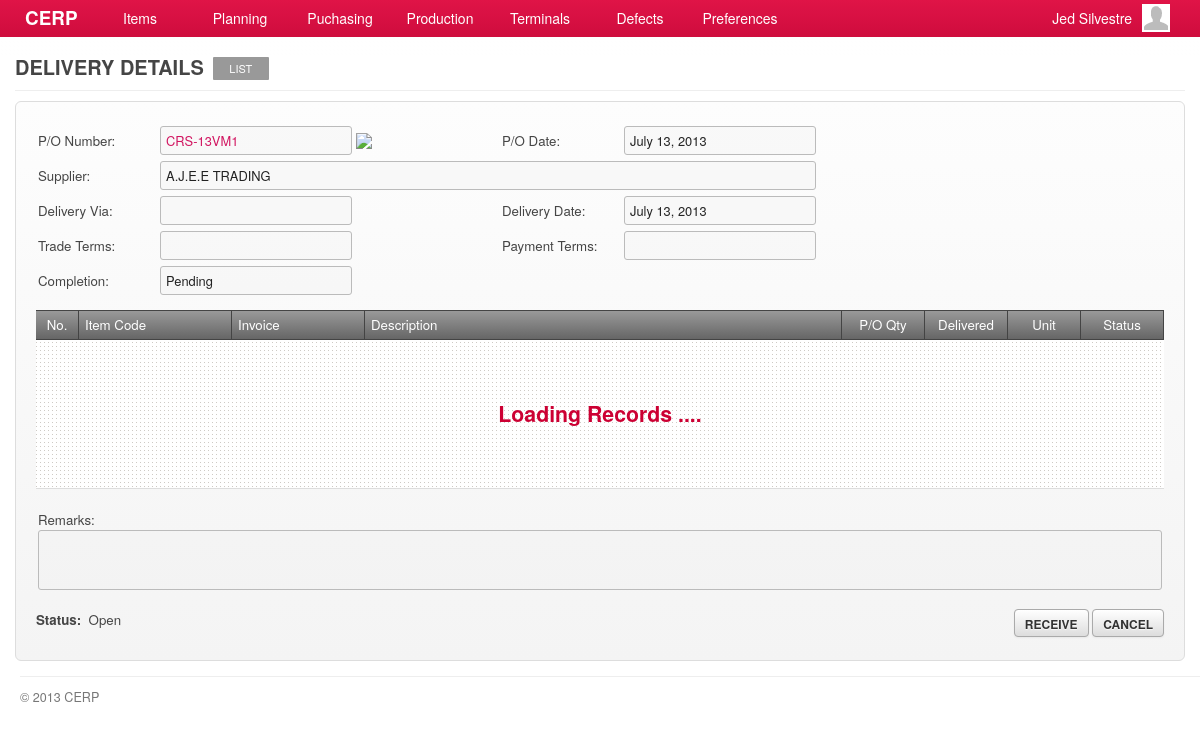
/account/deliveries-show.php?id=2 (signed in), run on the app's committed database.
### tables this page shows
CREATE TABLE `capabilities` (
  `id` int(11) NOT NULL AUTO_INCREMENT,
  `title` varchar(45) DEFAULT NULL,
  `name` varchar(45) DEFAULT NULL,
  `capability` varchar(45) DEFAULT NULL,
  `url` varchar(45) DEFAULT NULL,
  `parent` int(11) DEFAULT NULL,
  PRIMARY KEY (`id`)
);

CREATE TABLE `deliveries` (
  `id` bigint(20) NOT NULL AUTO_INCREMENT,
  `purchase_id` int(11) DEFAULT NULL,
  `delivery_via` varchar(80) DEFAULT NULL,
  `delivery_date` date DEFAULT NULL,
  `remarks` varchar(180) DEFAULT NULL,
  `status` int(4) DEFAULT '135',
  `completion_status` int(11) DEFAULT NULL,
  `updated_at` datetime DEFAULT NULL,
  `created_at` datetime DEFAULT NULL,
  PRIMARY KEY (`id`)
);

CREATE TABLE `purchases` (
  `id` bigint(20) NOT NULL AUTO_INCREMENT,
  `supplier_id` int(11) DEFAULT NULL,
  `po_number` varchar(45) DEFAULT NULL,
  `po_date` date DEFAULT NULL,
  `payment_terms` varchar(80) DEFAULT NULL,
  `terms` varchar(80) DEFAULT NULL,
  `delivery_via` varchar(80) DEFAULT NULL,
  `delivery_date` date DEFAULT NULL,
  `total_amount` decimal(10,2) DEFAULT NULL,
  `remarks` varchar(180) DEFAULT NULL,
  `status` int(3) DEFAULT '9',
  `completion_status` int(11) DEFAULT NULL,
  `created_by` int(11) DEFAULT NULL,
  `created_at` datetime DEFAULT NULL,
  `checked_by` int(11) DEFAULT NULL,
  `checked_at` datetime DEFAULT NULL,
  `approved_by` int(11) DEFAULT NULL,
  `approved_at` datetime DEFAULT NULL,
  `updated_at` datetime DEFAULT NULL,
  PRIMARY KEY (`id`)
);

CREATE TABLE `suppliers` (
  `id` int(11) NOT NULL AUTO_INCREMENT,
  `supplier_code` varchar(45) DEFAULT NULL,
  `name` varchar(100) DEFAULT NULL,
  `address` varchar(100) DEFAULT NULL,
  `country` int(11) DEFAULT NULL,
  `representative` varchar(100) DEFAULT NULL,
  `contact_no1` varchar(45) DEFAULT NULL,
  `contact_no2` varchar(45) DEFAULT NULL,
  `fax_no` varchar(45) DEFAULT NULL,
  `email` varchar(45) DEFAULT NULL,
  `supplier_type` int(11) DEFAULT NULL,
  `product_service` int(11) DEFAULT NULL,
  `term_of_payment` int(11) DEFAULT NULL,
  `description` tinytext,
  `created_at` timestamp NULL DEFAULT NULL,
  `updated_at` timestamp NULL DEFAULT NULL,
  PRIMARY KEY (`id`)
);

CREATE TABLE `lookup_status` (
  `id` int(11) NOT NULL AUTO_INCREMENT,
  `code` varchar(7) DEFAULT NULL,
  `description` varchar(45) DEFAULT NULL,
  `parent` varchar(6) DEFAULT NULL,
  `created_at` timestamp NULL DEFAULT NULL,
  `updated_at` timestamp NULL DEFAULT NULL,
  PRIMARY KEY (`id`)
);

### include/general.class.php (called while the page is built, shortened)
<?php
require('database.class.php');
require('capabilities.class.php');
require('posts.class.php');
require('query.class.php');
require('role.class.php');
$HostAccount	= "account";
$DB				= new MySQL;
  $Host			= "cerp";
  $HostAccount	= "/".$Host."/".$HostAccount;
  $DB->database	= "cerpdb";
  $DB->username	= "cerpuser";
  $DB->password	= "cerpuser";
  $DB->hostname	= "localhost";
$Capabilities	= new Capabilities($DB);
$Query			= new Query($DB);
$Signed			= $_SESSION['user'];
$Role		= new Role($DB, $Signed['id']);
require('functions.php');
?>

### include/role.class.php (called while the page is built, shortened)
<?php
class Role
{
	private $DB;
	private $user_id;
	function Role($db, $uid) {
  	$this->DB = $db;
		$this->user_id = $uid;
  }
	function isCapableByName($cap_name) {
		foreach ($this->getUserRoles() as $user_role) {
			$result = $this->DB->Find('role_capabilities', array(
						  			'columns' 		=> 'role_capabilities.*',
						  			'joins' => 'INNER JOIN capabilities ON capabilities.id = role_capabilities.capability_id',
						  	    'conditions' 	=> 'capabilities.capability="'. $cap_name .'" AND role_id='. $user_role['role_id']));
			if(isset($result)) {
				return TRUE;
			}
		}
	}
	function getUserRoles() {
		$result = $this->DB->Get('user_roles', array(
						  			'columns' 		=> 'user_roles.role_id, roles.name',
						  			'joins' => 'INNER JOIN roles ON roles.id = user_roles.role_id',
						  	    'conditions' 	=> 'user_roles.user_id='. $this->user_id));
		if(isset($result)) {
			return $result;
		}
	}
}

### include/database.class.php (called while the page is built, shortened)
<?php
class MySQL {
  public $username	= "cerpuser";
  public $password	= "cerpuser";
  public $hostname	= "localhost";
  public function Connect() {
    $conn = mysql_connect($this->hostname, $this->username, $this->password) or die("<br/><span class='notice'><p class='error'><strong>ERROR!</strong> Unable to connect to MySQL! </p></span>");
    return $conn;
  }
  public function Query($sql) {
  	$conn = $this->Connect();
    $result = mysql_query($sql, $conn);
	return $result;
  }
	function Find($table, $args='') {
  	if (isset($args)) {
  	  $args['columns'] = (isset($args['columns']) ? $args['columns'] : '*');
  	  $args['joins'] = (isset($args['joins']) ? $args['joins'] : '');
	 	 	$args['conditions'] = ($args['conditions'] == '' ? '' : 'where '.$args['conditions']);
		}
		$sql = "SELECT ".$args['columns']." FROM ".$table." ".$args['joins']." ".$args['conditions'];
		$row = $this->IsEmpty($this->Query($sql));
		return mysql_fetch_array($row);
  }
  function Get($table, $args='') {
  	if (isset($args)) {
  	  $args['columns'] = (isset($args['columns']) ? $args['columns'] : '*');
  	  $args['joins'] = (isset($args['joins']) ? $args['joins'] : '');
		  $args['conditions'] = ($args['conditions'] == '' ? '' : 'WHERE '.$args['conditions']);
  	  $args['order'] = (isset($args['order']) ? ' ORDER BY '.$args['order'] : '');
  	  $args['limit'] = (isset($args['limit']) ? ' LIMIT '.$args['limit'] : '');
  	  $args['group'] = (isset($args['group']) ? ' GROUP BY '.$args['group'] : '');
		}
		$data = array();
		$sql = "SELECT ".$args['columns']." FROM ".$table." ".$args['joins']." ".$args['conditions']." ".$args['group']." ".$args['order']." ".$args['limit'];
		$result = $this->IsEmpty($this->Query($sql));
		if(!empty($result)) {
	      while ($row = mysql_fetch_array($result)) {
	        $data[] = $row;
	      }
		}
		return $data;
  }
	function Fetch($table, $args='') {
  	if (isset($args)) {
  	  $args['columns'] = (isset($args['columns']) ? $args['columns'] : '*');
  	  $args['joins'] = (isset($args['joins']) ? $args['joins'] : '');
			$args['conditions'] = (isset($args['conditions']) && $args['conditions'] != '') ? ' WHERE '.$args['conditions'] : '';
			$args['order'] = (isset($args['order']) ? ' ORDER BY '.$args['order'] : '');
			$args['limit'] = (isset($args['limit']) ? ' LIMIT '.$args['limit'] : '');
			$args['group'] = (isset($args['group']) ? ' GROUP BY '.$args['group'] : '');
    }
	$data = array();
    $sql = "SELECT ".$args['columns'];
    $sql .= " FROM ".$table." ".$args['joins'];
    $sql .= $args['conditions'];
    $sql .= $args['group'];
    $sql .= $args['order'];
    $sql .= $args['limit'];
	$result = $this->IsEmpty($this->Query($sql));
	if(!empty($result)) {
      while ($row = mysql_fetch_array($result, MYSQL_ASSOC)) {
        $data[] = $row;
      }
	}
	return $data;
  }
  private function IsEmpty($result) {
    if(mysql_num_rows($result) > 0) return $result;
    return null;
  }
}

### include/capabilities.class.php (called while the page is built, shortened)
<?php
class Capabilities {
  private $DB;
	public $All;
	function Capabilities($db) {
		$this->DB = $db;
		$this->GetCapabilities();
	}
  function GetTitle() {
    global $capability_key;
	return $this->All[$capability_key]['title'];
  }
	function GetCapabilities() {
		$capabilities = $this->DB->Get('capabilities', array(
					  			'columns' 		=> 'id, capability, title, name, parent, url',
					  	    'conditions' 	=> 'parent IS NOT null ORDER BY parent'));
		$all = array();
		foreach ($capabilities as $cap) {
			$all[$cap['capability']] = array('title' => $cap['title'],'name' => $cap['name'], 'url' => $cap['url'], 'parent' => $cap['parent']);
		}
		$this->All = $all;
	}
}

### include/query.class.php (called while the page is built, shortened)
<?php
class Query {
  private $DB;
  function Query($db) {
  	$this->DB = $db;
  }
  function delivery_by_id($id) {
  	$query = $this->DB->Fetch('deliveries', array(
               'columns'  => 'deliveries.id, purchases.id AS pid, purchases.po_number, suppliers.id AS supplier_id, suppliers.name AS supplier_name,
                              deliveries.delivery_date, deliveries.delivery_via, purchases.terms, purchases.payment_terms,
                              purchases.total_amount, deliveries.remarks, lookup_status.description AS status, lookup_status1.description AS completion_status,
                              purchases.po_date, deliveries.status AS status_id',
               'joins' => 'INNER JOIN purchases ON purchases.id = deliveries.purchase_id
               						 INNER JOIN suppliers ON suppliers.id = purchases.supplier_id
                           INNER JOIN lookup_status ON lookup_status.id = deliveries.status
                           INNER JOIN lookup_status AS lookup_status1 ON lookup_status1.id = deliveries.completion_status',
               'conditions' => 'deliveries.id = '. $id)
             );
		if(!empty($query)) return $query[0];
		return null;
  }
}

### account/deliveries-show.php (the view, shortened to what this page needs)
<?php
  $capability_key = 'show_deliveries';
  require('header.php');
	$allowed = $Role->isCapableByName($capability_key);
	if(!$allowed) {
		require('inaccessible.php');
	}else{
  	$delivery = $Query->delivery_by_id($_GET['id']);
?>
      <div id="page">
        <div id="page-title">
          <h2>
            <span class="title"><?php echo $Capabilities->GetTitle(); ?></span>
			      <?php
						  echo '<a href="'.$Capabilities->All['deliveries']['url'].'" class="nav">'.$Capabilities->All['deliveries']['name'].'</a>';
						?>
          </h2>
        </div>
        <div id="content">
          <form id="delivery-form" action="<?php host($Capabilities->GetUrl()) ?>" method="POST" class="form-container">
             <div>
             	<table>
                   <tr>
                      <td width="120">P/O Number:</td><td width="340"><input type="text" value="<?php echo $delivery['po_number']; ?>" class="text-field magenta" disabled/>
                      	<?php echo $linkto = (isset($delivery['pid'])) ? link_to('purchases-show.php?id='.$delivery['pid']) : '' ?>
                      </td>
                      <td width="120">P/O Date:</td><td width="340"><input type="text" value="<?php echo date("F d, Y", strtotime($delivery['po_date'])); ?>" class="text-field" disabled/>
                   </tr>
                   <tr>
                      <td>Supplier:</td>
                      <td colspan="99">
                        <input type="text" value="<?php echo $delivery['supplier_name']; ?>" class="text-field" style="width:644px;" disabled/>
                      </td>
                   </tr>
                   <tr>
                      <td>Delivery Via:</td><td><input type="text" value="<?php echo $delivery['delivery_via']; ?>" class="text-field" disabled/></td>
                      <td>Delivery Date:</td><td><input type="text" value="<?php echo date("F d, Y", strtotime($delivery['delivery_date'])) ?>" class="text-field text-date" disabled/></td>
                   </tr>
                   <tr>
                      <td>Trade Terms:</td><td><input type="text" value="<?php echo $delivery['terms']; ?>" class="text-field" disabled/></td>
                      <td>Payment Terms:</td><td><input type="text" value="<?php echo $delivery['payment_terms']; ?>" class="text-field" disabled/></td>
                   </tr>
                   <tr>
                      <td>Completion:</td><td><input type="text" value="<?php echo $delivery['completion_status']; ?>" class="text-field" disabled/></td>
                      <td></td><td></td>
                   </tr>
                   <tr><td height="5" colspan="99"></td></tr>
                </table>
             </div>
             <div id="grid-delivery-materials" class="grid jq-grid" style="min-height:146px;">
               <table cellspacing="0" cellpadding="0">
                 <thead>
                   <tr>
                     <td width="30" class="border-right text-center">No.</td>
                     <td width="140" class="border-right">Item Code</td>
                     <td width="120" class="border-right">Invoice</td>
                     <td class="border-right">Description</td>
                     <td width="70" class="border-right text-center">P/O Qty</td>
                     <td width="70" class="border-right text-center">Delivered</td>
                     <td width="60" class="border-right text-center">Unit</td>
                     <td width="70" class="border-right text-center">Status</td>
                   </tr>
                 </thead>
                 <tbody id="delivery-materials"></tbody>
               </table>
             </div>
             <div>
             	<table width="100%">
                   <tr><td height="5" colspan="99"></td></tr>
                   <tr>
                      <td></td>
                      <td align="right"></td>
                   </tr>
                   <tr><td colspan="2">Remarks:<br/><textarea style="min-width:650px;width:98.9%;height:50px;" disabled><?php echo $delivery['remarks']; ?></textarea></td></tr>
                </table>
             </div>
             <div class="field-command">
           	   <div class="text-post-status">
           	     <strong>Status:</strong>&nbsp;&nbsp;<?php echo $delivery['status']; ?>
               </div>
               <?php if($delivery['status'] != "Close") { ?>
           	   <input id="btn-receive" type="button" value="RECEIVE" class="btn redirect-to" rel="<?php echo host('receiving-new.php?id='.$_GET['id']); ?>"/>
           	   <?php } ?>
               <input type="button" value="CANCEL" class="btn redirect-to" rel="<?php echo host('deliveries.php'); ?>"/>
             </div>
          </form>
       </div>
     </div>
<?php }
require('footer.php'); ?>

### data on the page
capabilities: title "DELIVERY DETAILS"
capabilities: name "LIST"
deliveries: purchase.po_number "CRS-13VM1", purchase.po_date "July 13, 2013", name "A.J.E.E TRADING", delivery_date "July 13, 2013", description "Pending", lookup_status.description "Open"

### other printed values
$Signed['first_name'] "Jed"
$Signed['last_name'] "Silvestre"
